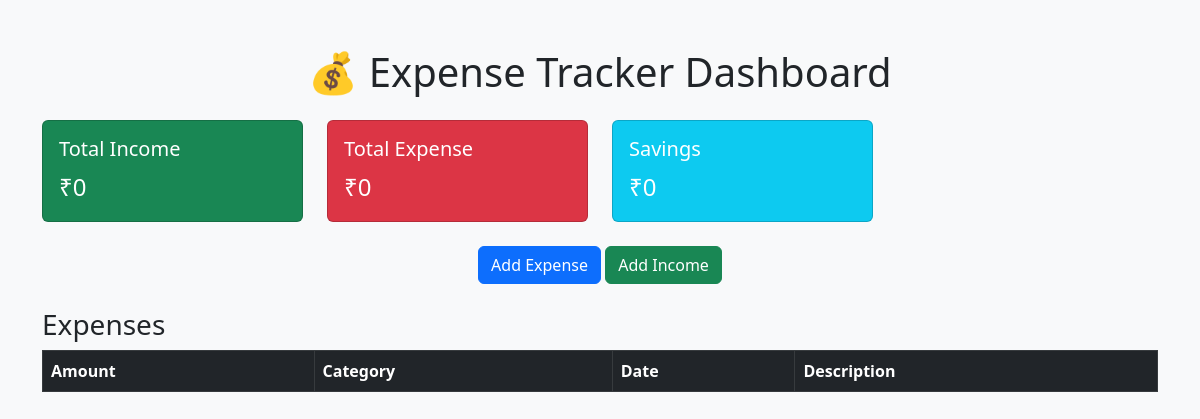
Before: / with the older database file.
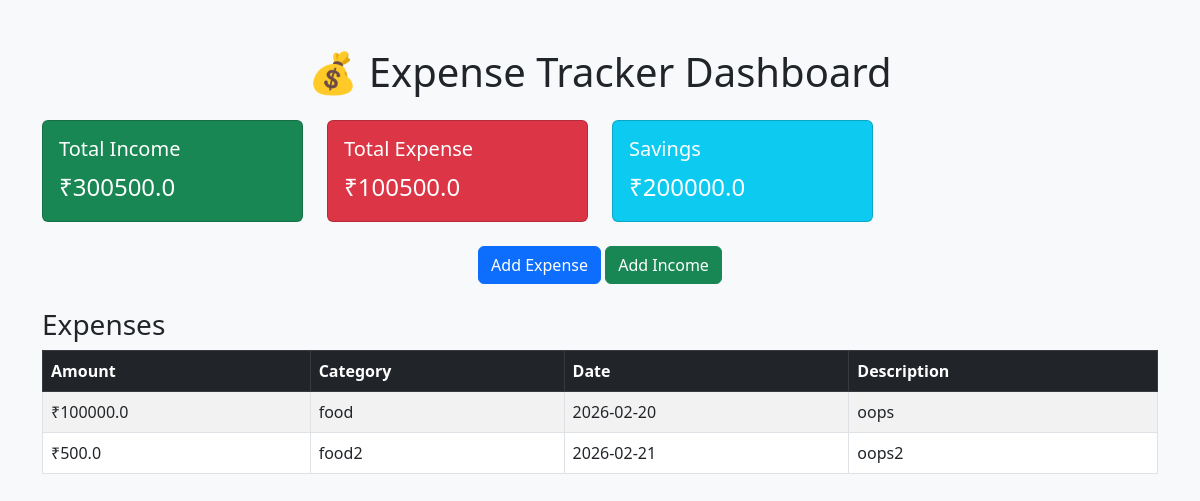
After: the same page with the newer database file.
### tables this page shows
CREATE TABLE expenses (
    id INTEGER PRIMARY KEY AUTOINCREMENT,
    amount REAL,
    category TEXT,
    date TEXT,
    description TEXT
);

### app.py (the view)
@app.route("/")
def dashboard():
    conn = connect_db()
    cursor = conn.cursor()
    cursor.execute("SELECT * FROM expenses")
    expenses = cursor.fetchall()
    cursor.execute("SELECT SUM(amount) FROM expenses")
    total_expense = cursor.fetchone()[0] or 0
    cursor.execute("SELECT SUM(amount) FROM income")
    total_income = cursor.fetchone()[0] or 0
    savings = total_income - total_expense
    conn.close()
    return render_template(
        "dashboard.html",
        expenses=expenses,
        total_expense=total_expense,
        total_income=total_income,
        savings=savings
    )

### app.py (called while the page is built)
def connect_db():
    conn = sqlite3.connect("database.db", timeout=5)
    conn.row_factory = sqlite3.Row
    return conn

### templates/dashboard.html (shortened to what this page needs)
<!DOCTYPE html>
<html>
<head>
    <link href="https://cdn.jsdelivr.net/npm/bootstrap@5.3.0/dist/css/bootstrap.min.css" rel="stylesheet">
</head>
<body class="bg-light">
<div class="container mt-5">
    <h1 class="text-center mb-4">💰 Expense Tracker Dashboard</h1>
    <div class="row mb-4">
        <div class="col-md-3">
            <div class="card text-white bg-success">
                <div class="card-body">
                    <h5 class="card-title">Total Income</h5>
                    <p class="card-text fs-4">₹{{ total_income }}</p>
                </div>
            </div>
        </div>
        <div class="col-md-3">
            <div class="card text-white bg-danger">
                <div class="card-body">
                    <h5 class="card-title">Total Expense</h5>
                    <p class="card-text fs-4">₹{{ total_expense }}</p>
                </div>
            </div>
        </div>
        <div class="col-md-3">
            <div class="card text-white bg-info">
                <div class="card-body">
                    <h5 class="card-title">Savings</h5>
                    <p class="card-text fs-4">₹{{ savings }}</p>
                </div>
            </div>
        </div>
    </div>
    <div class="text-center mb-3">
        <a href="/add_expense" class="btn btn-primary">Add Expense</a>
        <a href="/add_income" class="btn btn-success">Add Income</a>
    </div>
    <h3 class="mt-4">Expenses</h3>
    <table class="table table-striped table-bordered">
        <thead class="table-dark">
            <tr>
                <th>Amount</th>
                <th>Category</th>
                <th>Date</th>
                <th>Description</th>
            </tr>
        </thead>
        <tbody>
        {% for expense in expenses %}
            <tr>
                <td>₹{{ expense[1] }}</td>
                <td>{{ expense[2] }}</td>
                <td>{{ expense[3] }}</td>
                <td>{{ expense[4] }}</td>
            </tr>
        {% endfor %}
        </tbody>
    </table>
</div>
</body>
</html>

Changed rows visible on the page:
added expenses: amount "100000.0", category "food", date "2026-02-20", description "oops"
added expenses: amount "500.0", category "food2", date "2026-02-21", description "oops2"
Other visible differences:
{{ total_income }}: "0" → "300500.0"
{{ total_expense }}: "0" → "100500.0"
{{ savings }}: "0" → "200000.0"
